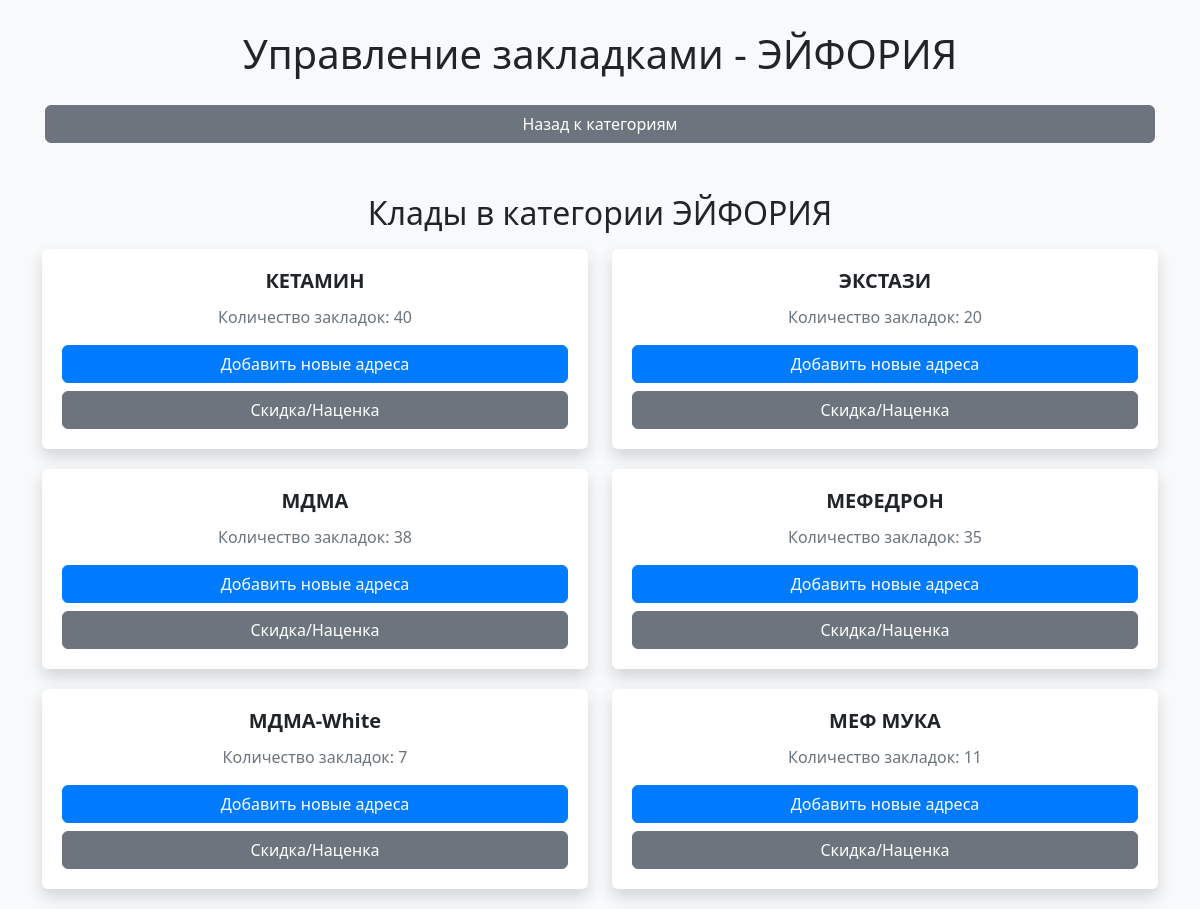
The app's page /paid-products/ЭЙФОРИЯ (signed in) with its own data.
### tables this page shows
CREATE TABLE categories (
            id INTEGER PRIMARY KEY AUTOINCREMENT,
            name TEXT UNIQUE
        );

CREATE TABLE products (
              id INTEGER PRIMARY KEY,
              name TEXT,
              category_id INTEGER,
              price REAL,
              description TEXT,
              image TEXT, name_en TEXT,
              FOREIGN KEY (category_id) REFERENCES categories(id)
            );

### admin_panel/app.py (the view)
@app.route("/paid-products/<string:category_name>")
@login_required
def paid_products_category(category_name):
    conn = db_manager.get_connection()
    if not conn:
        logging.error("paid_products_category: Не удалось получить соединение из пула.")
        return jsonify({'error': 'Не удалось подключиться к базе данных.'}), 500
    try:
        query = "SELECT id FROM categories WHERE name = ?"
        category_row = execute_query(query, (category_name,), fetch=True, fetch_one_flag=True)
        if not category_row:
            return "Категория не найдена", 404
        category_id = category_row[0]
        query = """
            SELECT id, name
            FROM products
            WHERE category_id = ?
        """
        products = execute_query(query, (category_id,), fetch=True)
        product_list = []
        for product in products:
            bookmark_count = 0
            product_id = product[0]
            gram_products = [1, 3, 4, 5, 6, 7, 12, 13, 14, 15]
            item_products = [2, 8, 9, 10, 11]
            if product_id in gram_products:
               for gram in [1, 2, 5, 10]:
                   table_name = get_paid_products_table_name("gram", gram)
                   query = f"""
                       SELECT COUNT(*)
                       FROM {table_name}
                       WHERE product_name LIKE ? AND category_name = ?
                   """
                   count_result = execute_query(query, (product[1] + '%', category_name), fetch=True, fetch_one_flag=True)
                   if count_result and count_result[0] is not None:
                       bookmark_count += count_result[0]
            elif product_id in item_products:
                 for item in [1, 2, 5, 10, 20, 50]:
                    table_name = get_paid_products_table_name("item", item)
                    query = f"""
                       SELECT COUNT(*)
                       FROM {table_name}
                       WHERE product_name LIKE ? AND category_name = ?
                    """
                    count_result = execute_query(query, (product[1] + '%', category_name), fetch=True, fetch_one_flag=True)
                    if count_result and count_result[0] is not None:
                        bookmark_count += count_result[0]
            product_list.append({
                "id": product[0],
                "name": product[1],
                "bookmark_count": bookmark_count
            })
        return render_template("paid_products_category.html",
                               category_name=category_name,
                               products=product_list)
    except Exception as e:
      logging.error(f"Error in paid_products_category endpoint: {e}")
      return "An error occurred. Check the logs for details.", 500
    finally:
       db_manager.release_connection(conn)

### admin_panel/app.py (called while the page is built)
@app.before_request
def before_request():
    if request.endpoint != 'login' and not session.get('logged_in') and not request.path.startswith('/data/images/') and not request.path.startswith('/templates/'):
         return redirect(url_for('login')) # Перенаправляем на страницу входа

@app.teardown_appcontext
def teardown_db(exception):
   db_manager.close_all_connections()

def login_required(f):
    @wraps(f)
    def decorated_function(*args, **kwargs):
        if not session.get('logged_in'):
            return redirect(url_for('login'))
        return f(*args, **kwargs)
    return decorated_function

### database.py (called while the page is built)
def get_paid_products_table_name(selected_type, selectedValue):
    if selected_type == "gram":
        return f"gr_{str(selectedValue)}_paid_products"  # Например, "gr_10_paid_products"
    elif selected_type == "item":
        return f"item_{str(selectedValue)}_paid_products"  # Например, "item_2_paid_products"
    else:
        raise ValueError("Invalid gram/item type")

    def _create_connection(self):
        try:
            conn = sqlite3.connect(DATABASE_NAME, check_same_thread=False)
            logging.info("database.py - DatabaseManager: Подключение к БД установлено.")
            return conn
        except sqlite3.Error as e:
            logging.error(f"database.py - DatabaseManager: Ошибка подключения к БД: {e}")
            return None

    def get_connection(self):
        max_retries = 5
        retry_delay = 0.1
        for attempt in range(max_retries):
            with self._pool_lock:
                if self._pool:
                    return self._pool.pop()
                if len(self._pool) < self._max_connections:
                    conn = self._create_connection()
                    if conn:
                        logging.debug("database.py - DatabaseManager: Создали новое соединение")
                        return conn
            logging.debug(f"database.py - DatabaseManager: Нет свободных соединений ({len(self._pool)}/{self._max_connections}), запрос ждет")
            time.sleep(retry_delay)
        logging.error(f"database.py - DatabaseManager: Не удалось получить соединение из пула после {max_retries} попыток")
        return None

    def close_all_connections(self):
        with self._pool_lock:
          for conn in self._pool:
               conn.close()
          self._pool.clear()
          logging.info("database.py - DatabaseManager: Все соединения в пуле закрыты.")

### admin_panel/templates/paid_products_category.html (shortened to what this page needs)
<!DOCTYPE html>
<html lang="ru">
<head>
    <link href="https://cdn.jsdelivr.net/npm/bootstrap@5.3.0/dist/css/bootstrap.min.css" rel="stylesheet">
</head>
<body>
    <div class="container">
        <h1 class="mb-4 text-center">Управление закладками - {{ category_name }}</h1>
        <div class="btn-group d-flex mb-3" role="group">
            <a href="{{ url_for('paid_products') }}" class="btn btn-secondary w-100">Назад к категориям</a>
        </div>
        <h2 class="mt-5 text-center">Клады в категории {{ category_name }}</h2>
        <div class="row justify-content-center mt-3">
            {% if products %}
                {% for product in products %}
                    <div class="col-sm-12 col-md-6"  data-product-id="{{ product.id }}">
                        <div class="card">
                            <div class="card-body">
                                <h5 class="card-title">{{ product.name }}</h5>
                                <p class="card-text">Количество закладок: {{ product.bookmark_count }}</p>
                                <div class="d-grid gap-2">
                                    <a href="{{ url_for('edit_paid_product', category_name=category_name, product_name=product.name) }}" class="btn btn-primary">
                                        Добавить новые адреса
                                    </a>
                                    <button class="btn btn-secondary" type="button" data-bs-toggle="collapse" data-bs-target="#discount-{{ loop.index }}" aria-expanded="false" aria-controls="discount-{{ loop.index }}">
                                        Скидка/Наценка
                                    </button>
                                </div>
                            </div>
                        </div>
                    </div>
                {% endfor %}
            {% else %}
                <div class="col-12">
                    <p class="text-muted text-center">В данной категории нет кладов.</p>
                </div>
            {% endif %}
        </div>
    </div>
</body>
</html>

### admin_panel/templates/paid_products_category.html (style rules this page uses)
body { background-color: #f8f9fa; }
.container { margin-top: 30px; }
.card { margin-bottom: 20px; border: none; box-shadow: 0 0.5rem 1rem rgba(0, 0, 0, 0.15); transition: transform 0.3s ease-in-out; text-align: center; position: relative; }
.card-body { padding: 1.25rem; }
.card-title { font-weight: bold; margin-bottom: 0.75rem; }
.card-text { color: #6c757d; }
.btn-primary { background-color: #007bff; border-color: #007bff; }
.btn-secondary { background-color: #6c757d; border-color: #6c757d; }
.btn-group { flex-wrap: wrap; }
.btn-group .btn { margin: 0.2rem; }

### records on screen
categories: name "ЭЙФОРИЯ"
products: name "КЕТАМИН", bookmark_count "40"
products: name "ЭКСТАЗИ", bookmark_count "20"
products: name "МДМА", bookmark_count "38"
products: name "МЕФЕДРОН", bookmark_count "35"
products: name "МДМА-White", bookmark_count "7"
products: name "МЕФ МУКА", bookmark_count "11"
